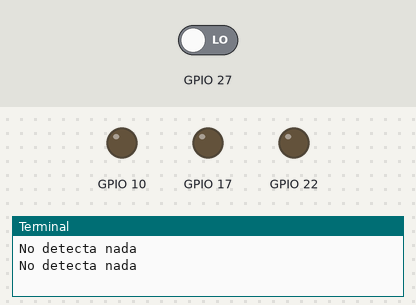
The program below on a simulated Raspberry Pi (BCM pin numbers). On the bench: output pins drawn as LEDs (lit = HIGH), the last lines printed to the terminal. Inputs (shaded band) come from the test bench; at power-on: GPIO 27 LOW.

Above: at 1.2 s.
1.3 s: GPIO 27 driven HIGH
At 3.8 s:
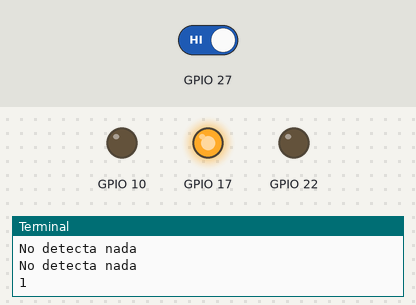
At 5.8 s:
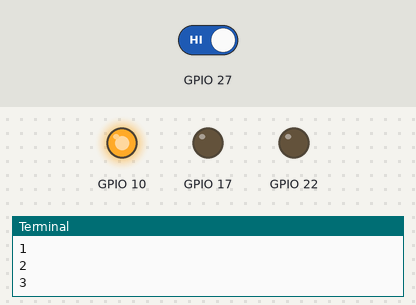
Timing chart, 0 to 7.3 s (numbered marks = the images above; inputs shaded):
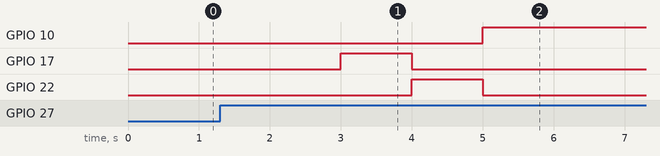

The program:

actuadores_y_raspberry_1.py
```python
##Importamos la libreria GPIO que nos permite controlar los puertos GPIO
import RPi.GPIO as GPIO
import time


##Definimos el modo BCM que nos permite utilizar los números de pines GPIO
GPIO.setmode(GPIO.BCM)


##Definimos los pines de entrada y salida
GPIO.setup(17, GPIO.OUT)  #LED Amarillo
GPIO.setup(27, GPIO.IN)  #Sensor de movimiento
GPIO.setup(22, GPIO.OUT)  #LED Rojo
GPIO.setup(10, GPIO.OUT)  #Zumbador


mov=0
clave = str(1234)

try:
    while True :
    	if GPIO.input(27) == True:
    		mov = mov+1
    		time.sleep(1)
    		print (mov)
    	else :
    		print ("No detecta nada")
    		time.sleep(1)

    	if mov == 1:
    		GPIO.output(17, True)
    	elif mov == 2:
    		GPIO.output(17, False)
    		GPIO.output(22, True)
    	elif mov == 3:
    		GPIO.output(22, False)
    		GPIO.output(10, True)
    		time.sleep(5)

    		contraseña =input("Introduce la clave para desactivar la alarma: ")

    		if clave != contraseña :
    			print ("AVISANDO A LA POLICIA")
    			mov = 0
    		elif clave == str(1234) and clave == contraseña :
    			print ("ALARMA DESACTIVADA")
    			GPIO.output(10, False)
    			mov=0
    			print ("Debe cambiar la clave")

    			while len(clave) < 6 or clave.isalnum() == True :
    				clave=input("Defina la nueva clave: ")
    				if len(clave) < 6 :
    					print ("La clave debe tener minimo 6 caracteres")
    				elif clave.isalnum() == True :
    					print ("La clave debe tener al menos un caracter no alfanumerico")

    			print ("Clave cambiada correctamente")
    		else  :
    			print ("ALARMA DESACTIVADA")
    			GPIO.output(10, False)
    			mov=0
except KeyboardInterrupt:
    GPIO.cleanup()

#Probando la rama de GitHub
```

Measured:
- after the input at 1.3 s, GPIO 10: LOW → HIGH after 3.7 s; GPIO 17: LOW → HIGH after 1.7 s, → LOW 1.0 s later; GPIO 22: LOW → HIGH after 2.7 s, → LOW 1.0 s later
